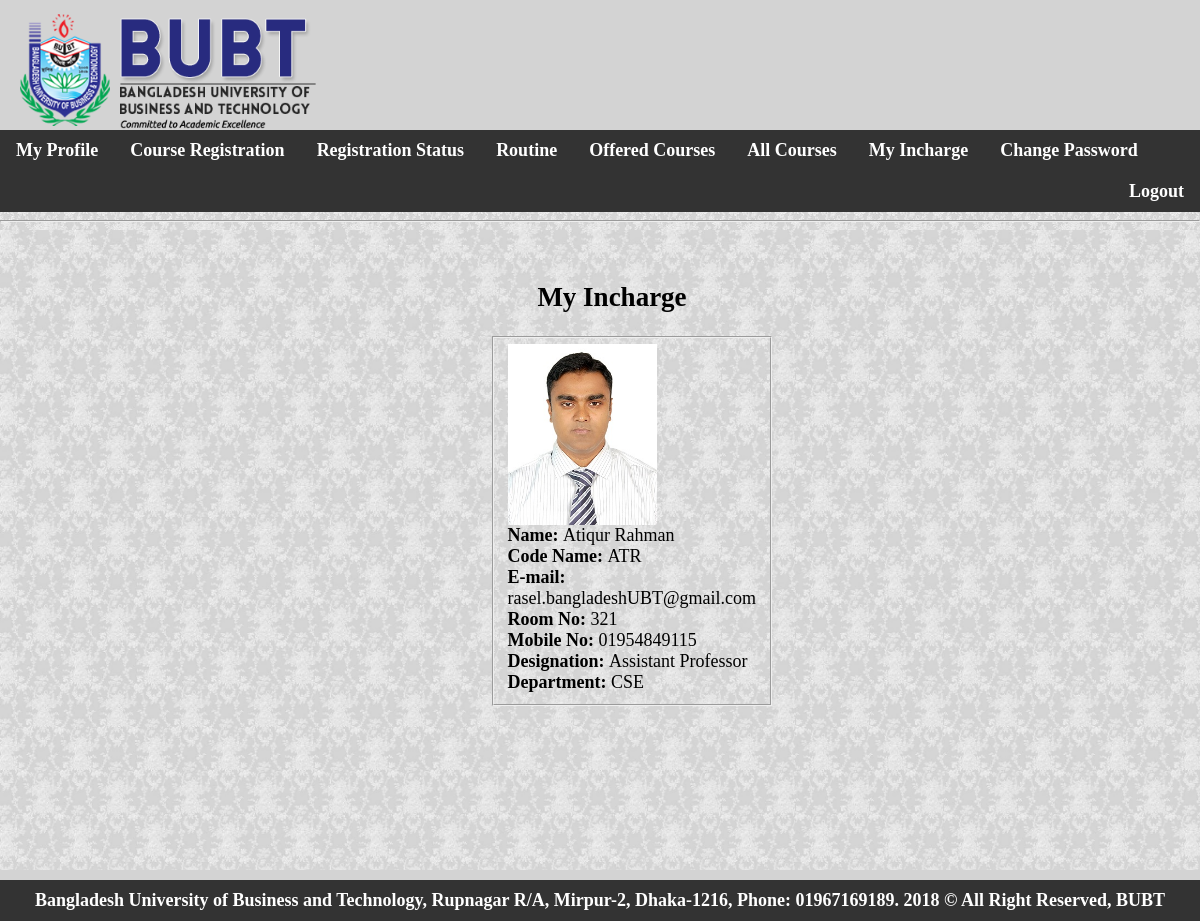
The page /stu_incharge.php (signed in) on the database its author committed.
### tables this page shows
CREATE TABLE `teacher` (
  `id` int(11) NOT NULL,
  `t_name` varchar(255) NOT NULL,
  `code_name` varchar(255) NOT NULL,
  `gender` varchar(255) NOT NULL,
  `email` varchar(255) NOT NULL,
  `mobile` varchar(100) NOT NULL,
  `room` int(100) NOT NULL,
  `designation` varchar(100) NOT NULL,
  `department` varchar(255) NOT NULL,
  `password` varchar(255) NOT NULL,
  `image` varchar(255) DEFAULT NULL
);

CREATE TABLE `incharge` (
  `id` int(100) NOT NULL,
  `semester` varchar(255) NOT NULL,
  `year` int(100) NOT NULL,
  `code_name` varchar(255) NOT NULL,
  `intake` int(10) NOT NULL,
  `section` int(10) NOT NULL,
  `department` varchar(100) NOT NULL
);

### stu_incharge.php (the view, shortened to what this page needs)
<?php
$conn= mysqli_connect("localhost", "root", "", "course_list");
if($conn-> connect_error){
die("connection failed".$conn-> connect_error);
}
else{
if (isset($_SESSION['user1'])){$id = $_SESSION['user1'];
	$sql= "select student_id,intake,section,department from student
	WHERE `student_id` = $id";
$result = $conn-> query($sql);
$row = $result-> fetch_assoc();
$intake=$row["intake"];
$section=$row["section"];
$department=$row["department"];
}}
?>
<!DOCTYPE>
<html>
<head>
</head>
<body>
<?php
include "stu_header.php";
?>
<hr>
<div class="bg-img">
<?php
$connection= mysqli_connect("localhost", "root", "", "course_list");
$sql2= "SELECT incharge.code_name, teacher.t_name,teacher.code_name, teacher.gender, teacher.email,teacher.room,
       teacher.mobile,teacher.designation,teacher.department,teacher.image, incharge.semester, incharge.year,
	   incharge.intake,incharge.section,incharge.department
	   FROM teacher,incharge
	   WHERE teacher.code_name=incharge.code_name AND incharge.intake='$intake' AND incharge.section='$section'
	   AND incharge.department='$department' ";
	   $result2 =$connection-> query($sql2);
?>
<div>
<form action="#" method="POST" class="container" enctype="multipart/form-data">
<h2 style="font-family:cambria math" align="center">My Incharge</h2>
<fieldset>
<?php
$row2 = $result2-> fetch_assoc();
?>
<img class="img-responsive" style="width:60%;" src="teacher_images/<?php  echo $row2["image"];?>">
</img><br>
<label for="t_name">Name: </label><?php echo $row2['t_name'];?><br>
<label for="code_name">Code Name: </label><?php echo $row2['code_name'];?><br>
<label for="email">E-mail: </label><?php echo $row2['email']; ?><br>
<label for="room">Room No: </label><?php echo $row2['room']; ?><br>
<label for="mobile">Mobile No: </label><?php echo $row2['mobile']; ?><br>
<label for="designation">Designation: </label><?php echo $row2['designation']; ?><br>
<label for="department">Department: </label><?php echo $row2['department']; ?><br>
</fieldset>
</form>
</div>
</div>
<div class="footer">
  <ul><b>
  <li3><a>Bangladesh University of Business and Technology, Rupnagar R/A, Mirpur-2, Dhaka-1216, Phone: 01967169189. 2018 &#169; All Right Reserved, BUBT</a></li3>
</ul>
</div>
</body>
</html>

### style11.php (style rules this page uses)
body { margin: 0; padding:0; height:100%; background-image:url("images/wall8.jpg"); background-size: cover; font-family: cambria math; }
ul { list-style-type: none; //margin: -3px; margin-top: 0px; margin-bottom: -10px; margin-right: -16px; margin-left: -16px; padding: 0px; overflow: hidden; background-color: #333; font-size: 18px; }
li3 { float: center; }
li3 a { display: block; color: white; text-align: center; padding: 10px 16px; text-decoration: none; font-size:18px; }
* { box-sizing: border-box; }
.bg-img { background-image: url("images/wall8.jpg"); height:80%; //min-height: 600px; //background-position: center; background-repeat: no-repeat; background-size: cover; position: relative; }
.footer { padding: 10px 16px; color:black; background:lightgray; }
.container { position: absolute; height:100%; width: 22%; margin-left: 40%; margin-right: 40%; margin-top: 20px; padding: 10px; font-size: 18px; height: 0px; }
label { font-family:cambria math; font-weight: bold; font-size:18px; }

### rows shown on the page
teacher: image (picture), t_name "Atiqur Rahman", code_name "ATR", email "rasel.bangladeshUBT@gmail.com", room "321", mobile "01954849115", designation "Assistant Professor", incharge.department "CSE"
